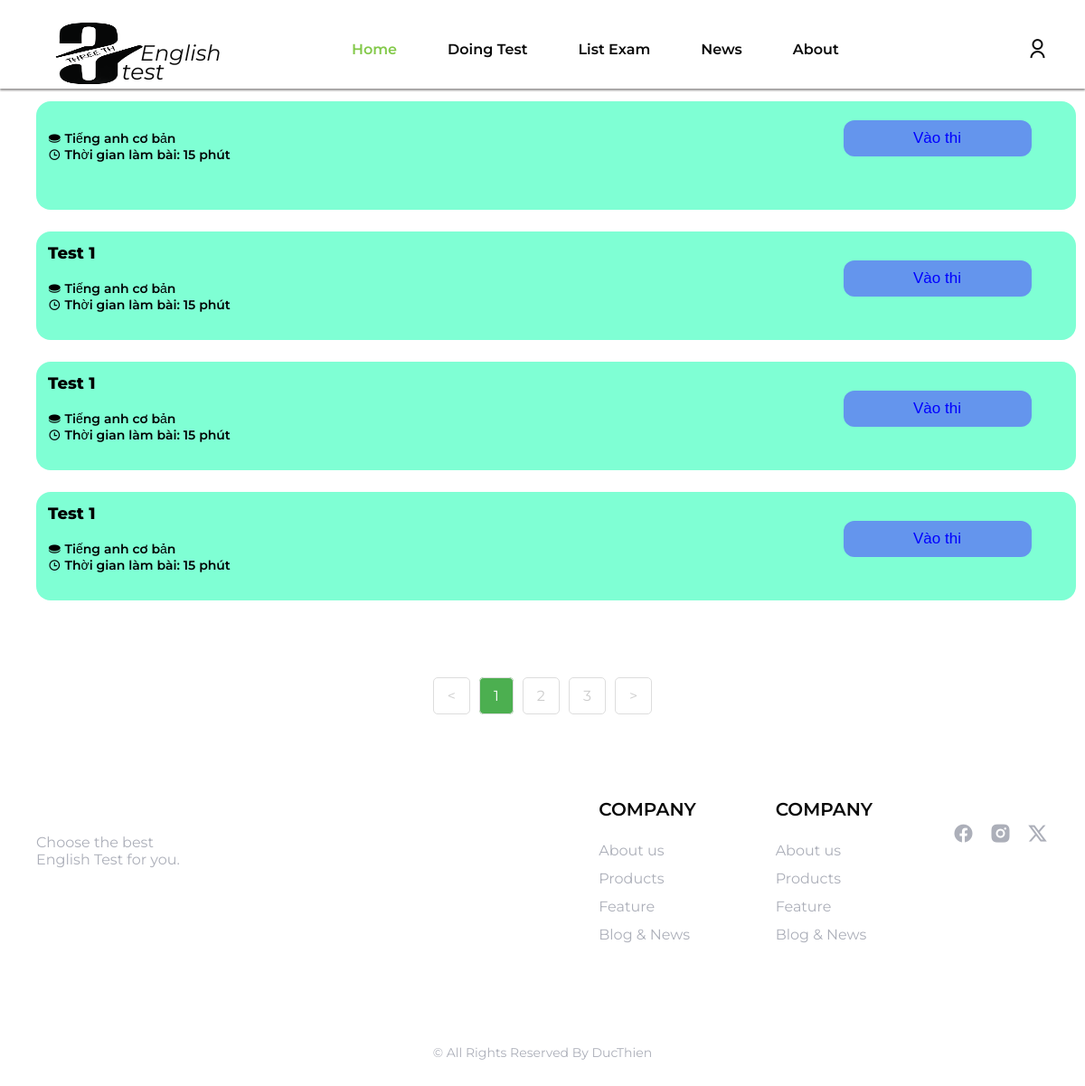
The page /doing_test.php on the database as committed earlier.
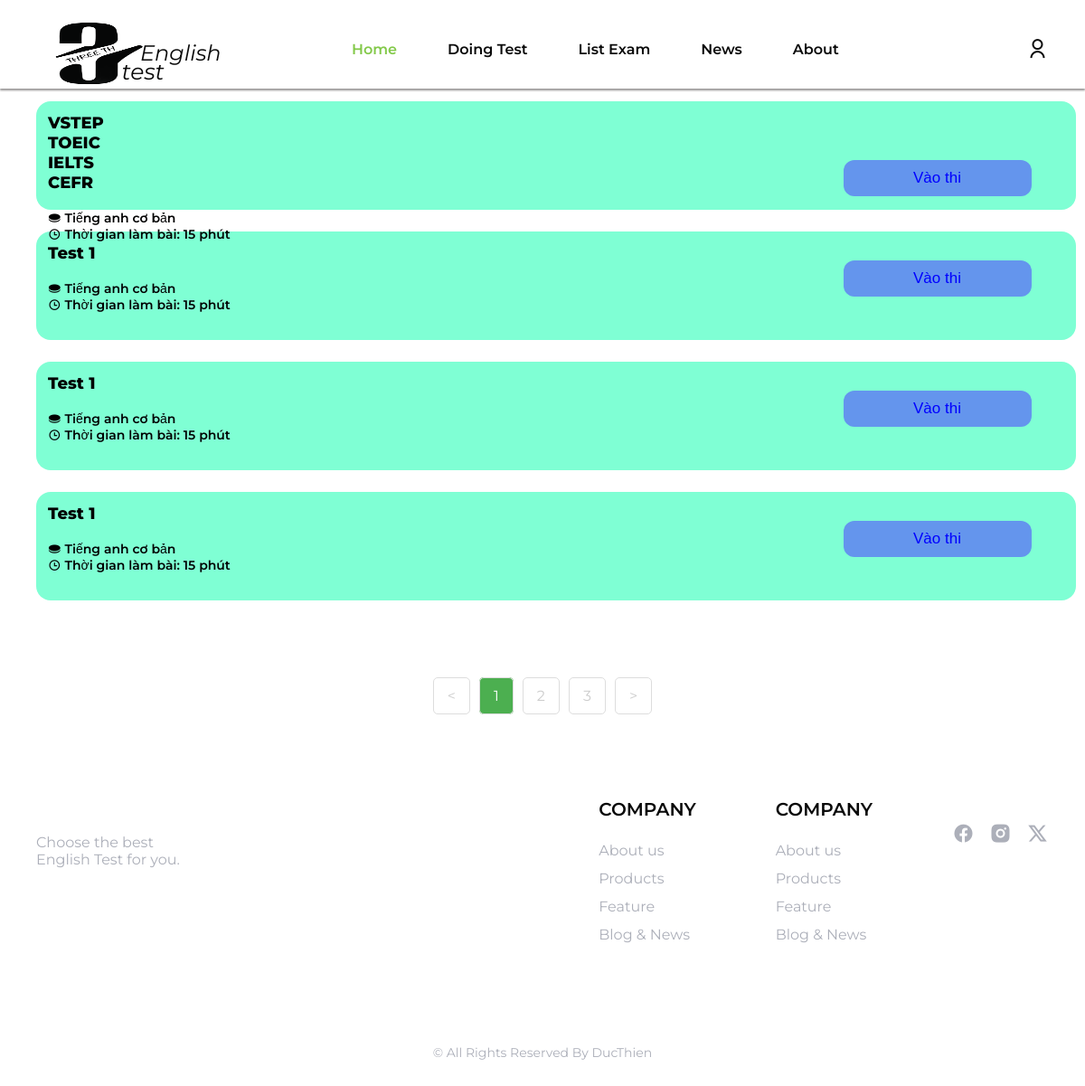
The same page on the database as committed later.
### tables this page shows
CREATE TABLE `tbl_chungchi` (
  `machungchi` int(11) NOT NULL,
  `tenchungchi` varchar(255) NOT NULL,
  `mota` text NOT NULL
);

### doing_test.php (the view, shortened to what this page needs)
<?php
  require 'config/connect.php';
?>
<!DOCTYPE html>
<html lang="en">
  <head>
    <link
      rel="stylesheet"
      href="https://cdnjs.cloudflare.com/ajax/libs/remixicon/4.1.0/remixicon.min.css"
    />
    <link rel="stylesheet" href="./css/main.css" />
  </head>
  <body>
    <header class="header" id="header">
      <nav class="container nav">
        <a href="index.php" class="nav__logo">
          <img
            src="./images/logo.png"
            alt=""
            style="position: relative; top: 10px; left: 20px"
          />
          <i>English </i>
          <p>test</p>
        </a>
        <div class="nav__menu" id="nav-menu">
          <ul class="nav__list">
            <li class="nav__item">
              <a href="#" class="nav__link active-link">Home</a>
            </li>
            <li class="nav__item">
              <a href="#" class="nav__link">Doing Test</a>
            </li>
            <li class="nav__item">
              <a href="#" class="nav__link">List Exam</a>
            </li>
            <li class="nav__item">
              <a href="#" class="nav__link">News</a>
            </li>
            <li class="nav__item">
              <a href="#" class="nav__link">About</a>
            </li>
          </ul>
        </div>
        <div class="nav__actions">
          <i class="ri-user-line"></i>
        </div>
      </nav>
    </header>
    <main class="main">
      <section class="menu_exam section" id="menu-exam">
        <div class="menu__exam container">
          <div class="menu__exam_test">
            <div class="row">
              <div class="title_exam">
                <?php
                $stm = $pdo->query('SELECT * FROM `tbl_chungchi`');
                if($stm->rowCount()>0){
                  $row = $stm->fetchAll(PDO::FETCH_OBJ);
                  foreach($row as $item){
                    ?>
                      <h3><?php echo $item->tenchungchi ?></h3>
                    <?php
                  }
                }
                ?>
                <br />
                <p class="name_object_exam">
                  <i class="ri-coin-fill"></i> Tiếng anh cơ bản
                </p>
                <p class="time_exam">
                  <i class="ri-time-line"></i> Thời gian làm bài: 15 phút
                </p>
              </div>
              <div class="details_exam">
                <a href="display_exam.html" class="link_details_exam"
                  ><button class="btn_details_exam">Vào thi</button></a
                >
              </div>
            </div>
          </div>
          <div class="menu__exam_test">
            <div class="row">
              <div class="title_exam">
                <h3>Test 1</h3>
                <br />
                <p class="name_object_exam">
                  <i class="ri-coin-fill"></i> Tiếng anh cơ bản
                </p>
                <p class="time_exam">
                  <i class="ri-time-line"></i> Thời gian làm bài: 15 phút
                </p>
              </div>
              <div class="details_exam">
                <a href="#" class="link_details_exam"
                  ><button class="btn_details_exam">Vào thi</button></a
                >
              </div>
            </div>
          </div>
          <div class="menu__exam_test">
            <div class="row">
              <div class="title_exam">
                <h3>Test 1</h3>
                <br />
                <p class="name_object_exam">
                  <i class="ri-coin-fill"></i> Tiếng anh cơ bản
                </p>
                <p class="time_exam">
                  <i class="ri-time-line"></i> Thời gian làm bài: 15 phút
                </p>
              </div>
              <div class="details_exam">
                <a href="#" class="link_details_exam"
                  ><button class="btn_details_exam">Vào thi</button></a
                >
              </div>
            </div>
          </div>
          <div class="menu__exam_test">
            <div class="row">
              <div class="title_exam">
                <h3>Test 1</h3>
                <br />
                <p class="name_object_exam">
                  <i class="ri-coin-fill"></i> Tiếng anh cơ bản
                </p>
                <p class="time_exam">
                  <i class="ri-time-line"></i> Thời gian làm bài: 15 phút
                </p>
              </div>
              <div class="details_exam">
                <a href="#" class="link_details_exam"
                  ><button class="btn_details_exam">Vào thi</button></a
                >
              </div>
            </div>
          </div>
        </div>
      </section>
      <section class="pagination" id="pagination-id">
        <div class="page_number">
          <ul class="pagination">
            <li class="page-item"><a class="page-link" href="#"><</a></li>
            <li class="page-item active">
              <a class="page-link" href="#">1</a>
            </li>
            <li class="page-item"><a class="page-link" href="#">2</a></li>
            <li class="page-item"><a class="page-link" href="#">3</a></li>
            <li class="page-item"><a class="page-link" href="#">></a></li>
          </ul>
        </div>
      </section>
    </main>
    <footer class="footer">
      <div class="footer__container container grid">
        <div>
          <p class="footer__description">
            Choose the best <br />
            English Test for you.
          </p>
        </div>
        <div class="footer__content grid">
          <div>
            <h3 class="footer__title">COMPANY</h3>
            <ul class="footer__links">
              <li>
                <a href="" class="footer__link">About us</a>
              </li>
              <li>
                <a href="" class="footer__link">Products</a>
              </li>
              <li>
                <a href="" class="footer__link">Feature</a>
              </li>
              <li>
                <a href="" class="footer__link">Blog & News</a>
              </li>
            </ul>
          </div>
          <div>
            <h3 class="footer__title">COMPANY</h3>
            <ul class="footer__links">
              <li>
                <a href="" class="footer__link">About us</a>
              </li>
              <li>
                <a href="" class="footer__link">Products</a>
              </li>
              <li>
                <a href="" class="footer__link">Feature</a>
              </li>
              <li>
                <a href="" class="footer__link">Blog & News</a>
              </li>
            </ul>
          </div>
          <div>
            <ul class="footer__social">
              <a href="" target="_blank" class="footer__social-link">
                <i class="ri-facebook-circle-fill"></i>
              </a>
              <a href="" target="_blank" class="footer__social-link">
                <i class="ri-instagram-fill"></i>
              </a>
              <a href="" target="_blank" class="footer__social-link">
                <i class="ri-twitter-x-line"></i>
              </a>
            </ul>
          </div>
        </div>
      </div>
      <span class="footer__copy"> &#169; All Rights Reserved By DucThien </span>
    </footer>
  </body>
</html>

Rows that differ between the two databases and show on the page:
added tbl_chungchi: tenchungchi "VSTEP"
added tbl_chungchi: tenchungchi "TOEIC"
added tbl_chungchi: tenchungchi "IELTS"
added tbl_chungchi: tenchungchi "CEFR"
